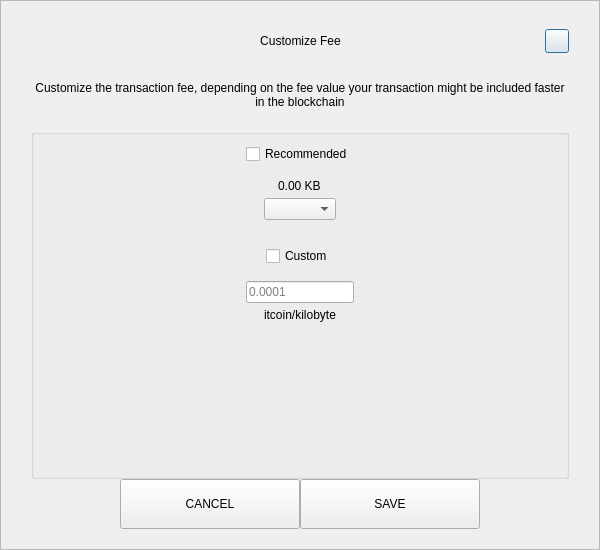
<?xml version="1.0" encoding="UTF-8"?>
<ui version="4.0">
 <class>SendCustomFeeDialog</class>
 <widget class="QDialog" name="SendCustomFeeDialog">
  <property name="geometry">
   <rect>
    <x>0</x>
    <y>0</y>
    <width>600</width>
    <height>550</height>
   </rect>
  </property>
  <property name="windowTitle">
   <string>Form</string>
  </property>
  <layout class="QVBoxLayout" name="verticalLayout_3">
   <property name="spacing">
    <number>0</number>
   </property>
   <property name="leftMargin">
    <number>0</number>
   </property>
   <property name="topMargin">
    <number>0</number>
   </property>
   <property name="rightMargin">
    <number>0</number>
   </property>
   <property name="bottomMargin">
    <number>0</number>
   </property>
   <item>
    <widget class="QFrame" name="frame">
     <property name="styleSheet">
      <string notr="true"/>
     </property>
     <property name="frameShape">
      <enum>QFrame::StyledPanel</enum>
     </property>
     <property name="frameShadow">
      <enum>QFrame::Raised</enum>
     </property>
     <layout class="QVBoxLayout" name="verticalLayout_2">
      <property name="spacing">
       <number>0</number>
      </property>
      <property name="leftMargin">
       <number>30</number>
      </property>
      <property name="topMargin">
       <number>20</number>
      </property>
      <property name="rightMargin">
       <number>30</number>
      </property>
      <property name="bottomMargin">
       <number>20</number>
      </property>
      <item>
       <layout class="QHBoxLayout" name="horizontalLayout_3">
        <property name="spacing">
         <number>0</number>
        </property>
        <item>
         <spacer name="horizontalSpacer_21">
          <property name="orientation">
           <enum>Qt::Horizontal</enum>
          </property>
          <property name="sizeHint" stdset="0">
           <size>
            <width>40</width>
            <height>20</height>
           </size>
          </property>
         </spacer>
        </item>
        <item>
         <widget class="QLabel" name="labelTitle">
          <property name="minimumSize">
           <size>
            <width>0</width>
            <height>40</height>
           </size>
          </property>
          <property name="maximumSize">
           <size>
            <width>16777215</width>
            <height>40</height>
           </size>
          </property>
          <property name="styleSheet">
           <string notr="true">padding-left:24px;</string>
          </property>
          <property name="text">
           <string>Customize Fee</string>
          </property>
          <property name="alignment">
           <set>Qt::AlignCenter</set>
          </property>
          <property name="margin">
           <number>7</number>
          </property>
         </widget>
        </item>
        <item>
         <spacer name="horizontalSpacer">
          <property name="orientation">
           <enum>Qt::Horizontal</enum>
          </property>
          <property name="sizeHint" stdset="0">
           <size>
            <width>40</width>
            <height>20</height>
           </size>
          </property>
         </spacer>
        </item>
        <item>
         <widget class="QPushButton" name="btnEsc">
          <property name="minimumSize">
           <size>
            <width>24</width>
            <height>24</height>
           </size>
          </property>
          <property name="maximumSize">
           <size>
            <width>24</width>
            <height>24</height>
           </size>
          </property>
          <property name="text">
           <string/>
          </property>
         </widget>
        </item>
       </layout>
      </item>
      <item>
       <spacer name="verticalSpacer_2">
        <property name="orientation">
         <enum>Qt::Vertical</enum>
        </property>
        <property name="sizeType">
         <enum>QSizePolicy::Fixed</enum>
        </property>
        <property name="sizeHint" stdset="0">
         <size>
          <width>20</width>
          <height>20</height>
         </size>
        </property>
       </spacer>
      </item>
      <item>
       <widget class="QLabel" name="labelMessage">
        <property name="text">
         <string>Customize the transaction fee, depending on the fee value your transaction might be included faster in the blockchain</string>
        </property>
        <property name="alignment">
         <set>Qt::AlignCenter</set>
        </property>
        <property name="wordWrap">
         <bool>true</bool>
        </property>
       </widget>
      </item>
      <item>
       <spacer name="verticalSpacer_3">
        <property name="orientation">
         <enum>Qt::Vertical</enum>
        </property>
        <property name="sizeType">
         <enum>QSizePolicy::Fixed</enum>
        </property>
        <property name="sizeHint" stdset="0">
         <size>
          <width>20</width>
          <height>20</height>
         </size>
        </property>
       </spacer>
      </item>
      <item>
       <widget class="QGroupBox" name="groupBox">
        <property name="title">
         <string/>
        </property>
        <layout class="QVBoxLayout" name="verticalLayout">
         <property name="leftMargin">
          <number>12</number>
         </property>
         <property name="rightMargin">
          <number>12</number>
         </property>
         <item>
          <layout class="QVBoxLayout" name="verticalLayout_4">
           <property name="spacing">
            <number>5</number>
           </property>
           <item alignment="Qt::AlignHCenter">
            <widget class="QCheckBox" name="checkBoxRecommended">
             <property name="text">
              <string>Recommended</string>
             </property>
            </widget>
           </item>
           <item>
            <spacer name="verticalSpacer_5">
             <property name="orientation">
              <enum>Qt::Vertical</enum>
             </property>
             <property name="sizeType">
              <enum>QSizePolicy::Fixed</enum>
             </property>
             <property name="sizeHint" stdset="0">
              <size>
               <width>20</width>
               <height>10</height>
              </size>
             </property>
            </spacer>
           </item>
           <item alignment="Qt::AlignHCenter">
            <widget class="QLabel" name="labelFee">
             <property name="text">
              <string>0.00 KB</string>
             </property>
            </widget>
           </item>
           <item alignment="Qt::AlignHCenter">
            <widget class="QComboBox" name="comboBoxRecommended"/>
           </item>
          </layout>
         </item>
         <item>
          <spacer name="verticalSpacer">
           <property name="orientation">
            <enum>Qt::Vertical</enum>
           </property>
           <property name="sizeType">
            <enum>QSizePolicy::Fixed</enum>
           </property>
           <property name="sizeHint" stdset="0">
            <size>
             <width>20</width>
             <height>20</height>
            </size>
           </property>
          </spacer>
         </item>
         <item>
          <layout class="QVBoxLayout" name="verticalLayout_5">
           <property name="spacing">
            <number>5</number>
           </property>
           <item alignment="Qt::AlignHCenter">
            <widget class="QCheckBox" name="checkBoxCustom">
             <property name="text">
              <string>Custom</string>
             </property>
            </widget>
           </item>
           <item>
            <spacer name="verticalSpacer_6">
             <property name="orientation">
              <enum>Qt::Vertical</enum>
             </property>
             <property name="sizeType">
              <enum>QSizePolicy::Fixed</enum>
             </property>
             <property name="sizeHint" stdset="0">
              <size>
               <width>20</width>
               <height>10</height>
              </size>
             </property>
            </spacer>
           </item>
           <item alignment="Qt::AlignHCenter">
            <widget class="QLineEdit" name="lineEditCustomFee">
             <property name="placeholderText">
              <string notr="true">0.0001</string>
             </property>
            </widget>
           </item>
           <item alignment="Qt::AlignHCenter">
            <widget class="QLabel" name="labelCustomFee">
             <property name="text">
              <string>itcoin/kilobyte</string>
             </property>
            </widget>
           </item>
          </layout>
         </item>
         <item>
          <spacer name="verticalSpacer_4">
           <property name="orientation">
            <enum>Qt::Vertical</enum>
           </property>
           <property name="sizeHint" stdset="0">
            <size>
             <width>20</width>
             <height>40</height>
            </size>
           </property>
          </spacer>
         </item>
        </layout>
       </widget>
      </item>
      <item>
       <layout class="QHBoxLayout" name="horizontalLayout" stretch="1,2,2,1">
        <item>
         <spacer name="horizontalSpacer1">
          <property name="orientation">
           <enum>Qt::Horizontal</enum>
          </property>
          <property name="sizeHint" stdset="0">
           <size>
            <width>40</width>
            <height>20</height>
           </size>
          </property>
         </spacer>
        </item>
        <item>
         <widget class="QPushButton" name="btnCancel">
          <property name="minimumSize">
           <size>
            <width>180</width>
            <height>50</height>
           </size>
          </property>
          <property name="focusPolicy">
           <enum>Qt::NoFocus</enum>
          </property>
          <property name="text">
           <string>CANCEL</string>
          </property>
         </widget>
        </item>
        <item>
         <widget class="QPushButton" name="btnSave">
          <property name="minimumSize">
           <size>
            <width>180</width>
            <height>50</height>
           </size>
          </property>
          <property name="focusPolicy">
           <enum>Qt::NoFocus</enum>
          </property>
          <property name="text">
           <string>SAVE</string>
          </property>
         </widget>
        </item>
        <item>
         <spacer name="horizontalSpacer_2">
          <property name="orientation">
           <enum>Qt::Horizontal</enum>
          </property>
          <property name="sizeHint" stdset="0">
           <size>
            <width>40</width>
            <height>20</height>
           </size>
          </property>
         </spacer>
        </item>
       </layout>
      </item>
     </layout>
    </widget>
   </item>
  </layout>
 </widget>
 <resources/>
 <connections/>
</ui>
